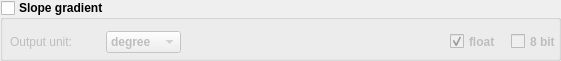
    <widget class="QGroupBox" name="group_slope">
     <property name="enabled">
      <bool>true</bool>
     </property>
     <property name="geometry">
      <rect>
       <x>70</x>
       <y>170</y>
       <width>561</width>
       <height>61</height>
      </rect>
     </property>
     <property name="sizePolicy">
      <sizepolicy hsizetype="MinimumExpanding" vsizetype="MinimumExpanding">
       <horstretch>0</horstretch>
       <verstretch>0</verstretch>
      </sizepolicy>
     </property>
     <property name="font">
      <font>
       <weight>75</weight>
       <bold>true</bold>
      </font>
     </property>
     <property name="accessibleDescription">
      <string>slope_gradient</string>
     </property>
     <property name="title">
      <string>Slope gradient</string>
     </property>
     <property name="flat">
      <bool>false</bool>
     </property>
     <property name="checkable">
      <bool>true</bool>
     </property>
     <property name="checked">
      <bool>false</bool>
     </property>
     <widget class="QWidget" name="layoutWidget_41">
      <property name="geometry">
       <rect>
        <x>10</x>
        <y>30</y>
        <width>171</width>
        <height>24</height>
       </rect>
      </property>
      <property name="sizePolicy">
       <sizepolicy hsizetype="MinimumExpanding" vsizetype="MinimumExpanding">
        <horstretch>0</horstretch>
        <verstretch>0</verstretch>
       </sizepolicy>
      </property>
      <layout class="QHBoxLayout" name="horizontalLayout_47">
       <item>
        <widget class="QLabel" name="label_47">
         <property name="sizePolicy">
          <sizepolicy hsizetype="MinimumExpanding" vsizetype="MinimumExpanding">
           <horstretch>0</horstretch>
           <verstretch>0</verstretch>
          </sizepolicy>
         </property>
         <property name="font">
          <font>
           <weight>50</weight>
           <bold>false</bold>
          </font>
         </property>
         <property name="text">
          <string>Output unit:</string>
         </property>
        </widget>
       </item>
       <item>
        <widget class="QComboBox" name="combo_slp_output_units">
         <property name="sizePolicy">
          <sizepolicy hsizetype="MinimumExpanding" vsizetype="MinimumExpanding">
           <horstretch>0</horstretch>
           <verstretch>0</verstretch>
          </sizepolicy>
         </property>
         <property name="minimumSize">
          <size>
           <width>75</width>
           <height>0</height>
          </size>
         </property>
         <property name="maximumSize">
          <size>
           <width>75</width>
           <height>22</height>
          </size>
         </property>
         <property name="accessibleDescription">
          <string>sky_model</string>
         </property>
         <item>
          <property name="text">
           <string>degree</string>
          </property>
         </item>
         <item>
          <property name="text">
           <string>radian</string>
          </property>
         </item>
         <item>
          <property name="text">
           <string>percent</string>
          </property>
         </item>
        </widget>
       </item>
      </layout>
     </widget>
     <widget class="QWidget" name="horizontalLayoutWidget_7">
      <property name="geometry">
       <rect>
        <x>450</x>
        <y>30</y>
        <width>115</width>
        <height>23</height>
       </rect>
      </property>
      <property name="sizePolicy">
       <sizepolicy hsizetype="MinimumExpanding" vsizetype="MinimumExpanding">
        <horstretch>0</horstretch>
        <verstretch>0</verstretch>
       </sizepolicy>
      </property>
      <layout class="QHBoxLayout" name="horizontalLayout_6">
       <item>
        <widget class="QCheckBox" name="check_slp_float">
         <property name="sizePolicy">
          <sizepolicy hsizetype="MinimumExpanding" vsizetype="MinimumExpanding">
           <horstretch>0</horstretch>
           <verstretch>0</verstretch>
          </sizepolicy>
         </property>
         <property name="text">
          <string>float</string>
         </property>
         <property name="checked">
          <bool>true</bool>
         </property>
        </widget>
       </item>
       <item>
        <widget class="QCheckBox" name="check_slp_8bit">
         <property name="sizePolicy">
          <sizepolicy hsizetype="MinimumExpanding" vsizetype="MinimumExpanding">
           <horstretch>0</horstretch>
           <verstretch>0</verstretch>
          </sizepolicy>
         </property>
         <property name="text">
          <string>8 bit</string>
         </property>
        </widget>
       </item>
      </layout>
     </widget>
    </widget>
